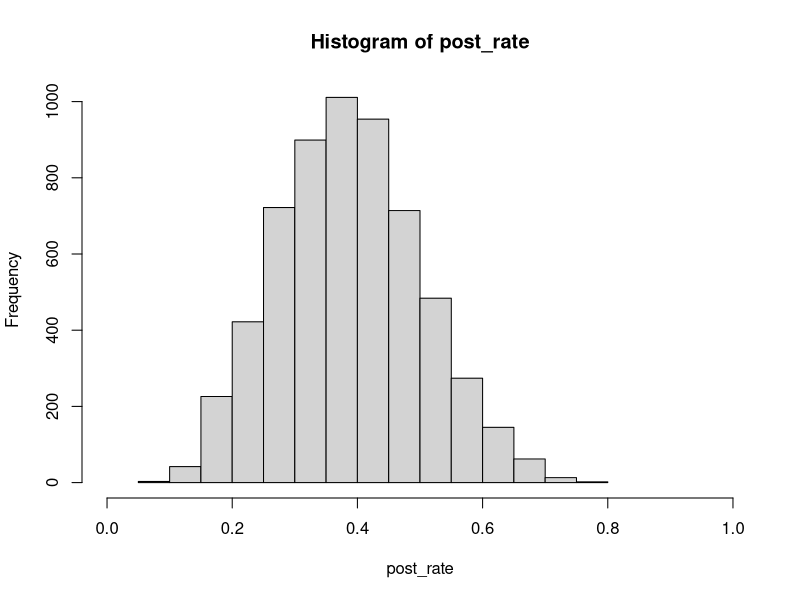
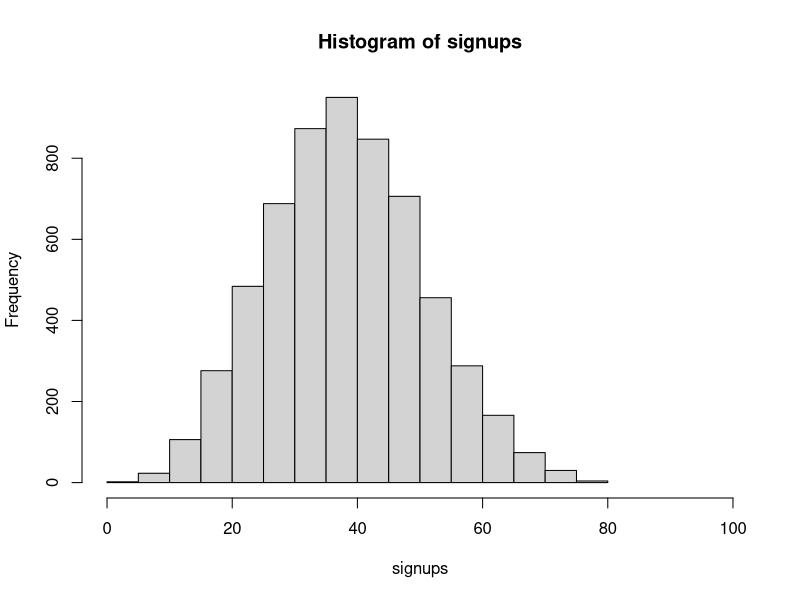

The R source for these figures, in order:
#http://www.sumsar.net/files/posts/2017-bayesian-tutorial-exercises/modeling_exercise1.html

n_draw <- 100000

# Defining and drawing from the prior distribution
prior_rate <- runif(n_draw, 0, 1)

# Defining the generative model
gen_model <- function(rate) {
  subscribers <- rbinom(1, size = 16, prob = rate)
  subscribers
}

#
# Simulating the data
#

# create an empty, NA or missing values, vector
subscribers <- rep(NA, n_draw)

# populate the subscribers array
for(i in 1:n_draw) {
  subscribers[i] <- gen_model(prior_rate[i])
}

#
# Filtering out those parameter values that didn't result in the
# data that we actually observed  E.g. 6 of 16 signed up
post_rate <- prior_rate[subscribers == 6]


# Checking that there enough samples left
length(post_rate)

hist(post_rate, xlim = c(0, 1))
mean(post_rate)
quantile(post_rate, c(0.025, 0.975))
sum(post_rate > 0.2) / length(post_rate)


# This can be done with a for loop
singnups <- rep(NA, length(post_rate))
for(i in 1:length(post_rate)) {
  singnups[i] <- rbinom(n = 1, size = 100, prob = post_rate[i])
}

# But since rbinom is vectorized we can simply write it like this:
signups <- rbinom(n = length(post_rate), size = 100, prob = post_rate)

hist(signups, xlim = c(0, 100))

quantile(signups, c(0.025, 0.975))

# So a decent guess is that is would be between 20 and 60 sign-ups.
